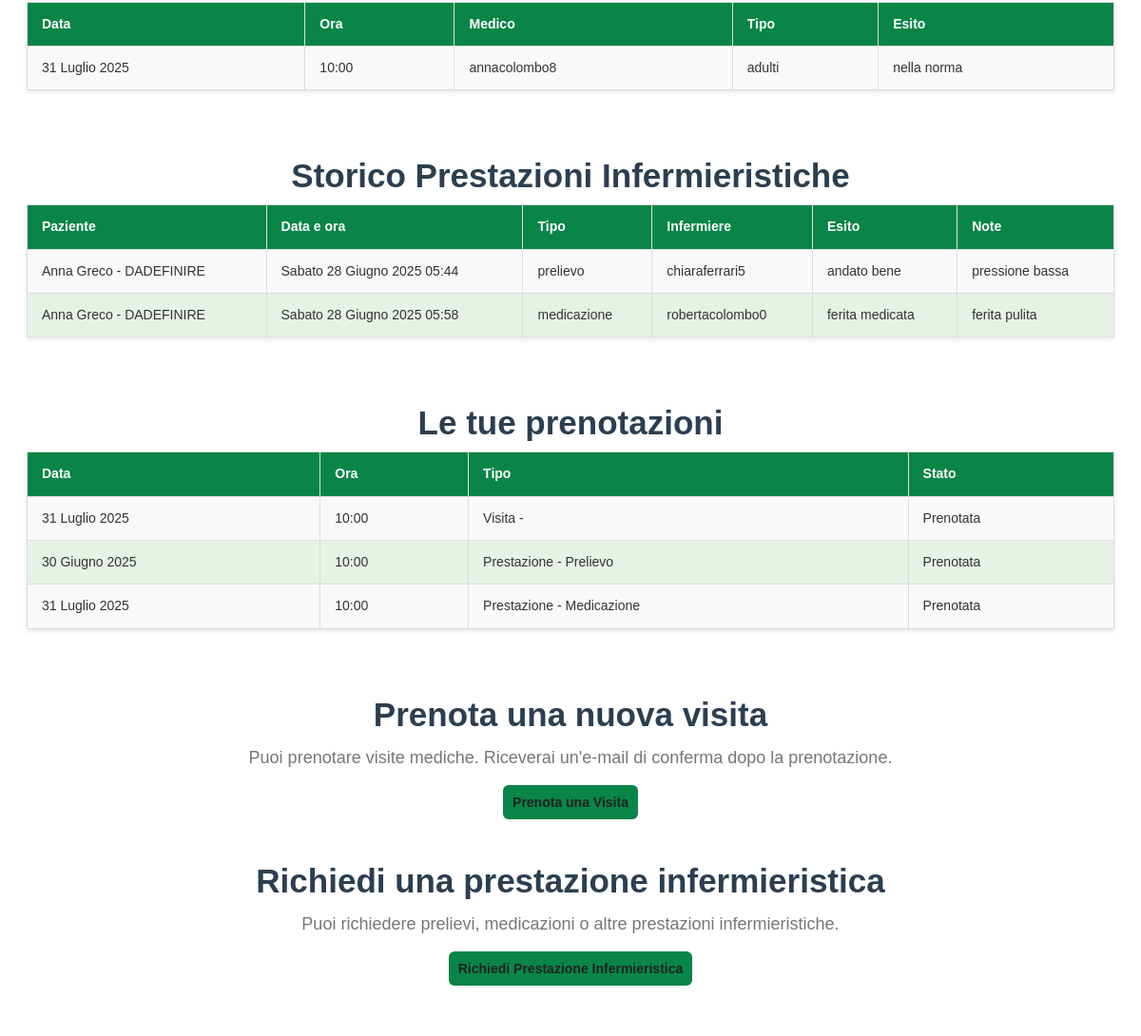
The app's page /users/paziente/ (signed in, middle part), older data.
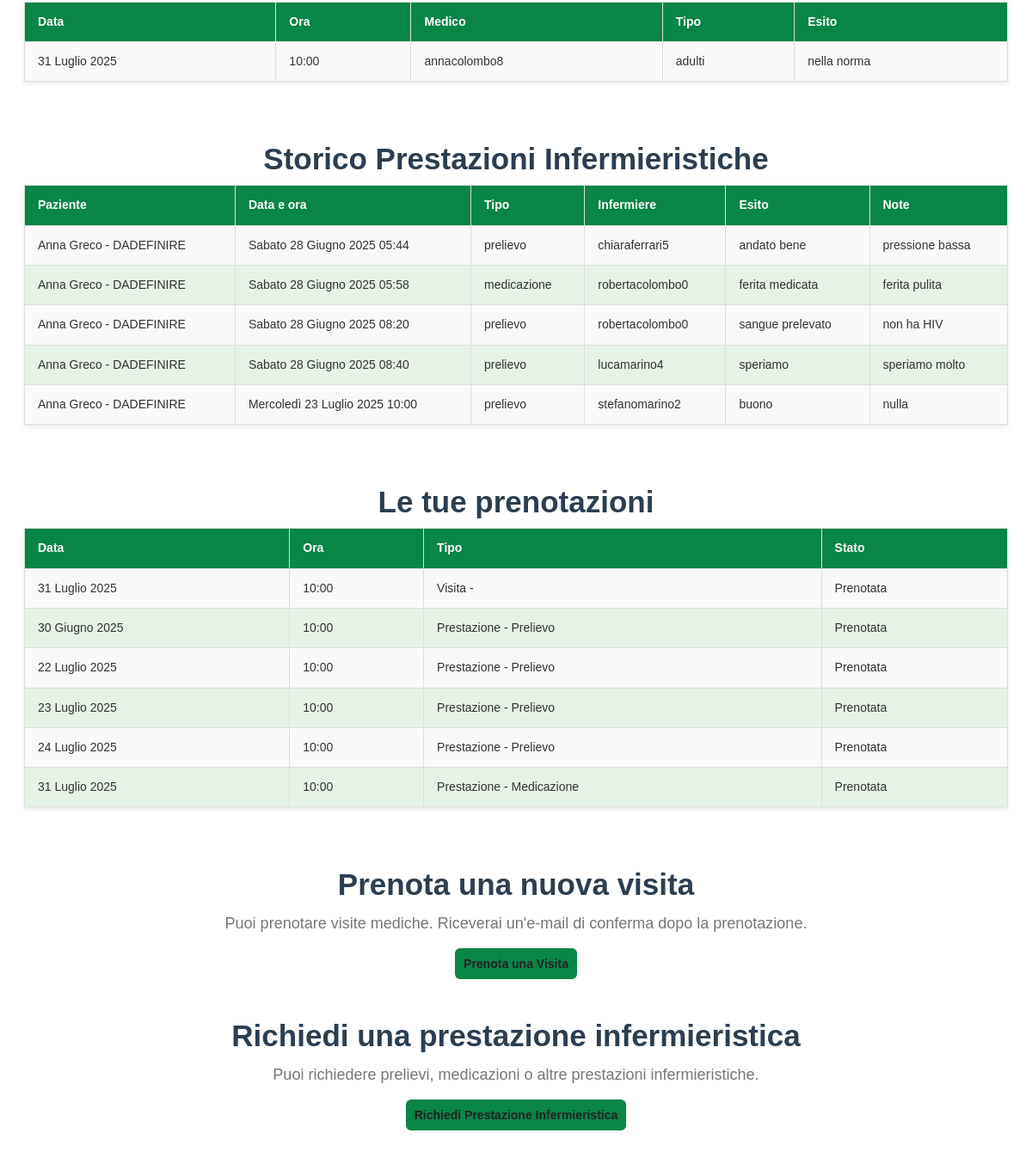
The same page, newer data.
### visita/models.py (models this page shows, shortened)
class Visita(models.Model):
    id = models.BigAutoField(primary_key=True)
    prenotazione = models.OneToOneField(PrenotazioneVisita, on_delete=models.CASCADE)
    ambulatorio = models.ForeignKey("ambulatorio.Ambulatorio", on_delete=models.SET_NULL, null=True)
    esito = models.TextField(blank=True, null=True)
    class Meta:
        verbose_name = "visita"
        verbose_name_plural = "visite"

class PrenotazioneVisita(models.Model):
    TIPO = [
        ('adulti', 'Per adulti'),
        ('pediatrica', 'Pediatrica'),
    ]
    REGIME = [
        ('ordinaria', 'Ordinaria'),
        ('urgente', 'Urgente'),
    ]
    id = models.BigAutoField(primary_key=True)
    paziente = models.ForeignKey("users.Paziente", on_delete=models.CASCADE)
    medico = models.ForeignKey("users.Medico", on_delete=models.CASCADE)
    data = models.DateField()
    ora = models.TimeField()
    tipo = models.CharField(max_length=20, choices=TIPO)
    regime = models.CharField(max_length=20, choices=REGIME)
    class Meta:
        ordering = ['data', 'ora']  # Ordinamento per data e orario
        verbose_name = "Prenotazione visita"
        verbose_name_plural = "Prenotazioni visite"

### users/models.py (models this page shows, shortened)
class UtenteBase(models.Model):
    user = models.OneToOneField(User, on_delete=models.CASCADE, primary_key=True)  # collegamento all'account Django
    cognome = models.CharField(max_length=50)
    nome = models.CharField(max_length=50)
    codice_fiscale = models.CharField(max_length=16)
    class Meta:
        abstract = True  # questo rende la classe astratta

class Medico(UtenteBase):
    specializzazione = models.CharField(max_length=30,   choices=SPECIALIZZAZIONE_CHOICES, blank=True, null=True)
    medici_sostituibili = models.ManyToManyField("self", blank=True)
    class Meta:
        verbose_name = "medico"
        verbose_name_plural = "medici"

class Paziente(UtenteBase):
    data_nascita = models.DateField()
    luogo_nascita = models.CharField(max_length=100)
    email = models.EmailField(default="insericiEmail@example.com")  # obbligatorio
    medico_curante = models.ForeignKey("Medico", on_delete=models.SET_NULL, null=True, related_name="medico_pazienti_curante")
    referente_adulto = models.CharField(max_length=100, blank=True, null=True, help_text="Nome e cognome del referente adulto per i minori di 14 anni")
    def is_minor(self):
        from datetime import date
        today = date.today()
        return (today.year - self.data_nascita.year - ((today.month, today.day) < (self.data_nascita.month, self.data_nascita.day))) < 14
    def __str__(self):
        return f"{self.nome} {self.cognome} - {self.codice_fiscale}"
    class Meta:
        verbose_name = "paziente"
        verbose_name_plural = "pazienti"

class Infermiere(UtenteBase):
    pass  # Non ha campi aggiuntivi rispetto a UtenteBase, ma può essere esteso in futuro
    class Meta:
        verbose_name = "Infermiere"
        verbose_name_plural = "Infermieri"

### prestazione/models.py (models this page shows, shortened)
class Prestazione(models.Model):
    id = models.BigAutoField(primary_key=True)
    tipo = models.CharField(max_length=20, choices=TipoPrestazione.choices)
    paziente = models.ForeignKey('users.Paziente', on_delete=models.CASCADE, related_name="prestazioni")  # relazione con il modello in app users
    ambulatorio = models.ForeignKey('ambulatorio.Ambulatorio', on_delete=models.SET_NULL, null=True)  # relazione con il modello ambulatorio
    infermiere = models.ForeignKey('users.Infermiere', on_delete=models.SET_NULL, null=True, related_name="prestazioni_infermiere") # relazione con il modello in app users
    prenotazione = models.OneToOneField('PrenotazionePrestazione', on_delete=models.CASCADE, null=True, blank=True)
    data = models.DateTimeField(default=timezone.now)  # Data e ora della prestazione, con valore predefinito alla creazione
    esito = models.TextField(blank=True, null=True)
    note = models.TextField(blank=True, null=True)
    class Meta:
        verbose_name = "prestazione"
        verbose_name_plural = "prestazioni"
        ordering = ['data']  # Ordinamento per data della prestazione

class PrenotazionePrestazione(models.Model):
    id = models.BigAutoField(primary_key=True)
    paziente = models.ForeignKey('users.Paziente', on_delete=models.CASCADE)
    tipo = models.CharField(max_length=20, choices=TipoPrestazione.choices)
    data = models.DateField()
    orario = models.TimeField()
    class Meta:
        verbose_name = "prenotazione prestazione"
        verbose_name_plural = "prenotazioni prestazioni"
        ordering = ['data', 'orario']

### users/views.py (the view)
# urls.py: path('paziente/', pagina_paziente, name='pagina_paziente'),
@login_required
def pagina_paziente(request):
    paziente = get_object_or_404(Paziente, user=request.user)
    visite = Visita.objects.filter(prenotazione__paziente=paziente)
    prenotazioni_visite = Prenotazione.objects.filter(paziente=paziente)
    prenotazioni_prestazioni = PrenotazionePrestazione.objects.filter(paziente=paziente)
    prestazioni = Prestazione.objects.filter(paziente=paziente)
    prenotazioni = []
    for p in prenotazioni_visite:
        prenotazioni.append({
            "data": p.data,
            "ora": p.ora,
            "tipo": f"Visita - {p.medico.nome} {p.medico.cognome}",
            "stato": "Prenotata"
        })
    for p in prenotazioni_prestazioni:
        prenotazioni.append({
            "data": p.data,
            "ora": p.orario,
            "tipo": f"Prestazione - {p.get_tipo_display() or '-'}",
            "stato": "Prenotata"
        })
    return render(request, 'users/paziente.html', {
        'paziente': paziente,
        'visite': visite,
        'prenotazioni': prenotazioni,
        'prestazioni': prestazioni
    })

### users/templates/users/paziente.html (shortened to what this page needs)
{% extends 'base.html' %}
{% load static %}
{% block content %}
<div class="white_container">
    <table class="table table-striped table-bordered custom_table_style">
        <thead>
            <tr>
                <th>Data</th>
                <th>Ora</th>
                <th>Medico</th>
                <th>Tipo</th>
                <th>Esito</th>
            </tr>
        </thead>
        <tbody>
            {% for visita in visite %}
                <tr>
                    <td>{{ visita.prenotazione.data }}</td>
                    <td>{{ visita.prenotazione.ora }}</td>
                    <td>{{ visita.prenotazione.medico.user.username }}</td>
                    <td>{{ visita.prenotazione.tipo }}</td>
                    <td>
                        {% if visita.esito %}
                            {{ visita.esito }}
                        {% else %}
                            <em>In attesa di esito</em>
                        {% endif %}
                    </td>
                </tr>
            {% empty %}
                <tr>
                    <td colspan="5">Nessuna visita registrata.</td>
                </tr>
            {% endfor %}
        </tbody>
    </table>
    <h3 class="treatment_taital">Storico Prestazioni Infermieristiche</h3>
    <table class="table table-striped table-bordered custom_table_style">
        <thead>
            <tr>
                <th>Paziente</th>
                <th>Data e ora</th>
                <th>Tipo</th>
                <th>Infermiere</th>
                <th>Esito</th>
                <th>Note</th>
            </tr>
        </thead>
        <tbody>
            {% for prestazione in prestazioni %}
                <tr>
                    <td>{{ prestazione.paziente }}</td>
                    <td>{{ prestazione.data }}</td>
                    <td>{{ prestazione.tipo }}</td>
                    <td>{{ prestazione.infermiere.user.username }}</td>
                    <td>{{ prestazione.esito }}</td>
                    <td>{{ prestazione.note }}</td>
                </tr>
            {% empty %}
                <tr>
                    <td colspan="6">Nessuna prestazione infermieristica registrata.</td>
                </tr>
            {% endfor %}
        </tbody>
    </table>
    <h3 class="treatment_taital">Le tue prenotazioni</h3>
    <table class="table table-striped table-bordered custom_table_style">
        <thead>
            <tr>
                <th>Data</th>
                <th>Ora</th>
                <th>Tipo</th>
                <th>Stato</th>
            </tr>
        </thead>
        <tbody>
            {% for prenotazione in prenotazioni %}
                <tr>
                    <td>{{ prenotazione.data }}</td>
                    <td>{{ prenotazione.ora }}</td>
                    <td>{{ prenotazione.tipo }}</td>
                    <td>{{ prenotazione.stato }}</td>
                </tr>
            {% empty %}
                <tr>
                    <td colspan="4">Nessuna prenotazione attiva.</td>
                </tr>
            {% endfor %}
        </tbody>
    </table>
    <h3 class="treatment_taital">Prenota una nuova visita</h3>
    <p class="lead">Puoi prenotare visite mediche. Riceverai un'e-mail di conferma dopo la prenotazione.</p>
    <a href="{% url 'prenota_visita' %}" class="btn btn-primary" style="margin-top:20px">Prenota una Visita</a>
    <h3 class="treatment_taital">Richiedi una prestazione infermieristica</h3>
    <p class="lead">Puoi richiedere prelievi, medicazioni o altre prestazioni infermieristiche.</p>
    <a href="{% url 'richiedi_prestazione' %}" class="btn btn-primary" style="margin-top:20px">Richiedi Prestazione Infermieristica</a>
</div>
{% endblock %}

Row changes from the older to the newer data that the page shows:
added Prestazione: paziente "Anna Greco - DADEFINIRE", data "Sabato 28 Giugno 2025 08:20", tipo "prelievo", infermiere.user.username "robertacolombo0", esito "sangue prelevato", note "non ha HIV"
added Prestazione: paziente "Anna Greco - DADEFINIRE", data "Sabato 28 Giugno 2025 08:40", tipo "prelievo", infermiere.user.username "lucamarino4", esito "speriamo", note "speriamo molto"
added Prestazione: paziente "Anna Greco - DADEFINIRE", data "Mercoledì 23 Luglio 2025 10:00", tipo "prelievo", infermiere.user.username "stefanomarino2", esito "buono", note "nulla"
added PrenotazionePrestazione: data "22 Luglio 2025", ora "10:00"
added PrenotazionePrestazione: data "23 Luglio 2025", ora "10:00"
added PrenotazionePrestazione: data "24 Luglio 2025", ora "10:00"
Text that changed along with them:
new list line: "Prestazione - Prelievo Prenotata"
